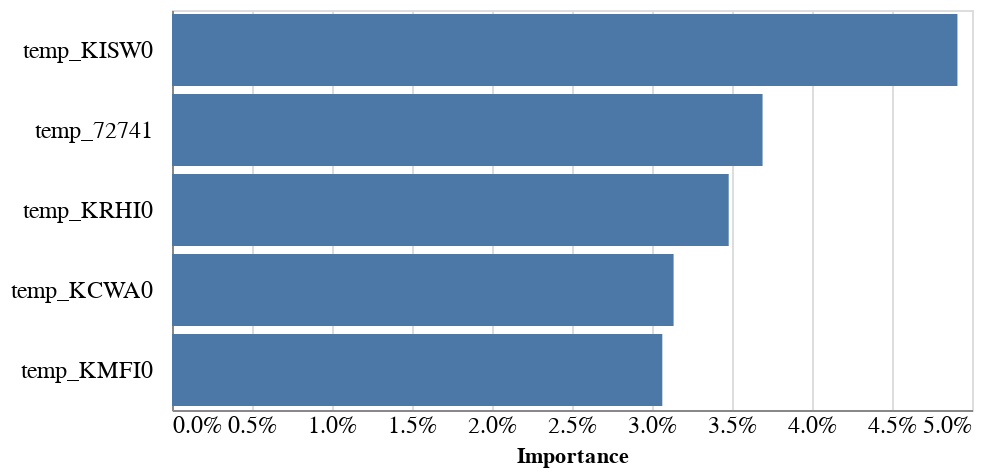

Here is the notebook cell this chart was saved with:
### Code cell
import altair as alt
alt.Chart(feature_importance_df[:5]).mark_bar().encode(
    x=alt.X('Importance:Q', axis=alt.Axis(format="%", tickSize=0, labelFontSize=12)),
    y=alt.Y(
        'Feature:N', sort=list(feature_importance_df[:5].Feature), title="",
        axis=alt.Axis(tickSize=0, labelFontSize=12, labelPadding=10)),
).properties(
    height=200
)

### Figure 1 — Vega-Lite specification as saved in the notebook (floating-point values rounded to 4 significant figures)
{"config": {"view": {"continuousWidth": 400, "continuousHeight": 300}}, "data": {"name": "data-eb59ac79fe5d2150e370fbd05d0cebd1"}, "mark": "bar", "encoding": {"x": {"axis": {"format": "%", "labelFontSize": 12, "tickSize": 0}, "field": "Importance", "type": "quantitative"}, "y": {"axis": {"labelFontSize": 12, "labelPadding": 10, "tickSize": 0}, "field": "Feature", "sort": ["temp_KISW0", "temp_72741", "temp_KRHI0", "temp_KCWA0", "temp_KMFI0"], "title": "", "type": "nominal"}}, "height": 200, "$schema": "https://vega.github.io/schema/vega-lite/v4.17.0.json", "datasets": {"data-eb59ac79fe5d2150e370fbd05d0cebd1": [{"Feature": "temp_KISW0", "Importance": 0.04909}, {"Feature": "temp_72741", "Importance": 0.03691}, {"Feature": "temp_KRHI0", "Importance": 0.03479}, {"Feature": "temp_KCWA0", "Importance": 0.03135}, {"Feature": "temp_KMFI0", "Importance": 0.03064}]}}
